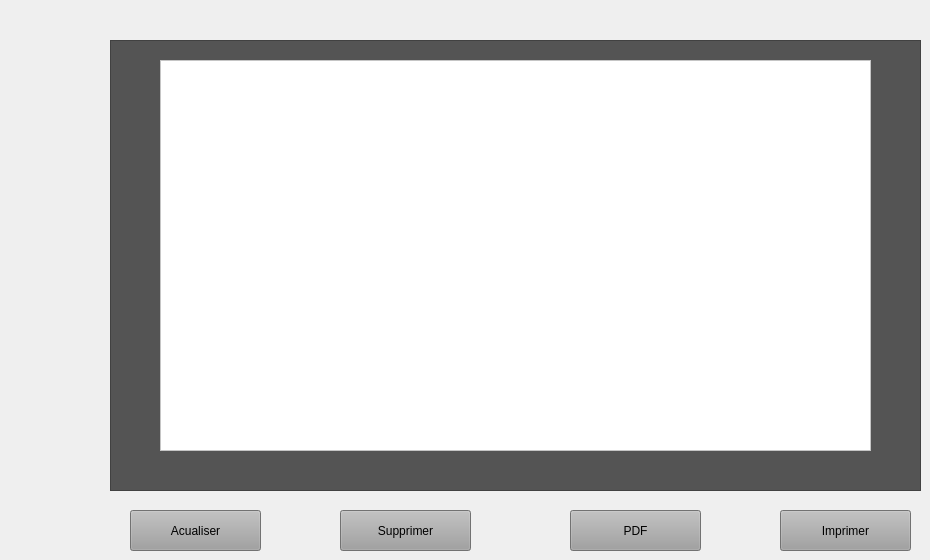
      <widget class="QWidget" name="tab_6">
       <attribute name="title">
        <string>Afficher Equipement</string>
       </attribute>
       <widget class="QFrame" name="frame_4">
        <property name="geometry">
         <rect>
          <x>110</x>
          <y>40</y>
          <width>811</width>
          <height>451</height>
         </rect>
        </property>
        <property name="styleSheet">
         <string notr="true">background-color:rgb(84, 84, 84)</string>
        </property>
        <property name="frameShape">
         <enum>QFrame::StyledPanel</enum>
        </property>
        <property name="frameShadow">
         <enum>QFrame::Raised</enum>
        </property>
        <widget class="QTableView" name="tableView_2">
         <property name="geometry">
          <rect>
           <x>50</x>
           <y>20</y>
           <width>711</width>
           <height>391</height>
          </rect>
         </property>
         <property name="styleSheet">
          <string notr="true">background-color: rgb(255, 255, 255);
font: 75 9pt &quot;Arial&quot;;</string>
         </property>
        </widget>
       </widget>
       <widget class="QPushButton" name="pushButton_4">
        <property name="geometry">
         <rect>
          <x>130</x>
          <y>510</y>
          <width>131</width>
          <height>41</height>
         </rect>
        </property>
        <property name="styleSheet">
         <string notr="true">background-color:rgb(159, 159, 159);</string>
        </property>
        <property name="text">
         <string>Acualiser</string>
        </property>
        <property name="icon">
         <iconset resource="ressources.qrc">
          <normaloff>:/img/ressources/128439765_3597692763660753_3323737546201286996_n.png</normaloff>:/img/ressources/128439765_3597692763660753_3323737546201286996_n.png</iconset>
        </property>
        <property name="iconSize">
         <size>
          <width>25</width>
          <height>25</height>
         </size>
        </property>
       </widget>
       <widget class="QPushButton" name="pushButton_3">
        <property name="geometry">
         <rect>
          <x>340</x>
          <y>510</y>
          <width>131</width>
          <height>41</height>
         </rect>
        </property>
        <property name="styleSheet">
         <string notr="true">background-color:rgb(159, 159, 159);</string>
        </property>
        <property name="text">
         <string>Supprimer</string>
        </property>
        <property name="icon">
         <iconset resource="ressources.qrc">
          <normaloff>:/img/ressources/127960661_183172423452732_4500599527248670551_n.png</normaloff>:/img/ressources/127960661_183172423452732_4500599527248670551_n.png</iconset>
        </property>
        <property name="iconSize">
         <size>
          <width>25</width>
          <height>25</height>
         </size>
        </property>
       </widget>
       <widget class="QPushButton" name="pushButton_2">
        <property name="geometry">
         <rect>
          <x>570</x>
          <y>510</y>
          <width>131</width>
          <height>41</height>
         </rect>
        </property>
        <property name="styleSheet">
         <string notr="true">background-color:rgb(159, 159, 159);</string>
        </property>
        <property name="text">
         <string>PDF</string>
        </property>
        <property name="icon">
         <iconset resource="ressources.qrc">
          <normaloff>:/img/ressources/pngegg.png</normaloff>:/img/ressources/pngegg.png</iconset>
        </property>
        <property name="iconSize">
         <size>
          <width>25</width>
          <height>25</height>
         </size>
        </property>
       </widget>
       <widget class="QPushButton" name="pushButton_5">
        <property name="geometry">
         <rect>
          <x>780</x>
          <y>510</y>
          <width>131</width>
          <height>41</height>
         </rect>
        </property>
        <property name="styleSheet">
         <string notr="true">background-color:rgb(159, 159, 159);</string>
        </property>
        <property name="text">
         <string>Imprimer</string>
        </property>
        <property name="icon">
         <iconset resource="ressources.qrc">
          <normaloff>:/img/ressources/128411451_681880159137485_1506548420732995776_n.png</normaloff>:/img/ressources/128411451_681880159137485_1506548420732995776_n.png</iconset>
        </property>
        <property name="iconSize">
         <size>
          <width>25</width>
          <height>25</height>
         </size>
        </property>
       </widget>
      </widget>
